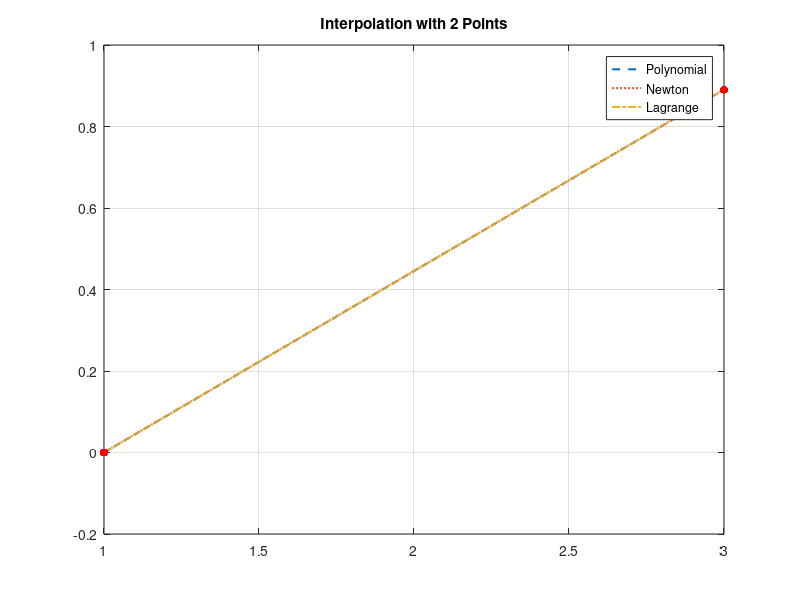
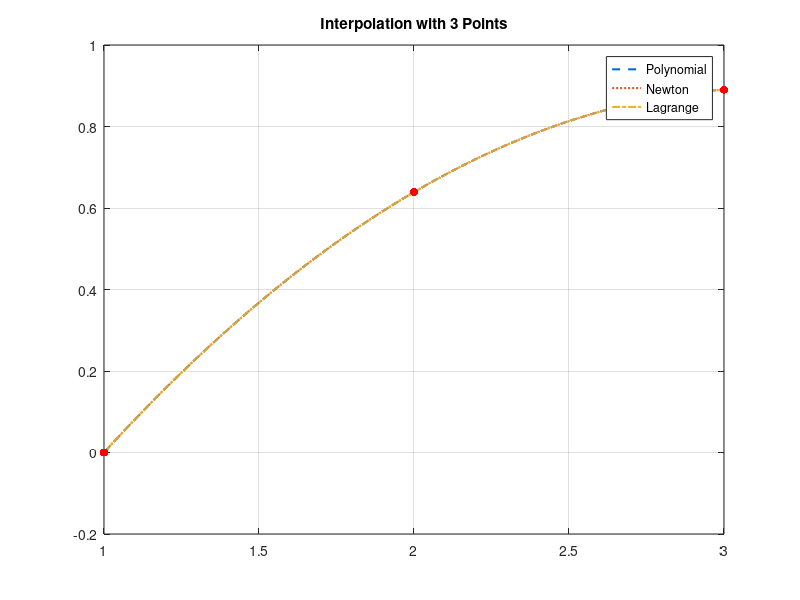
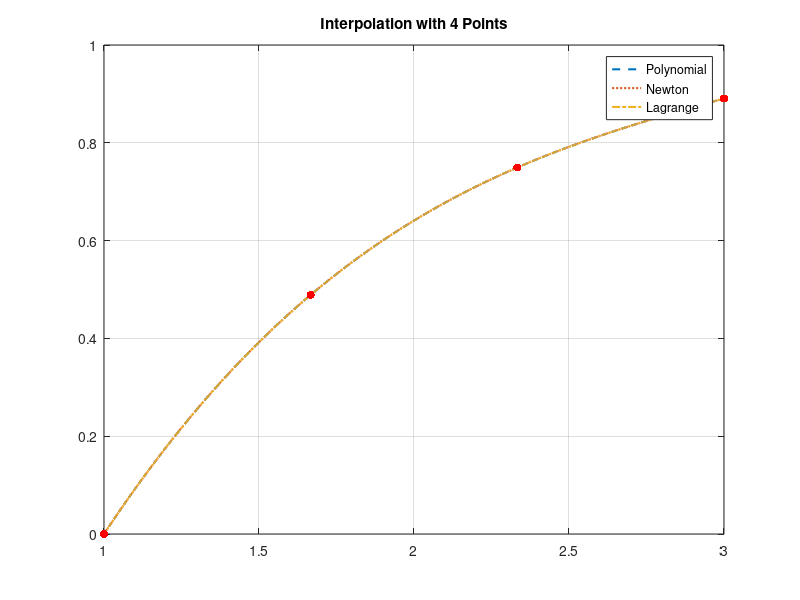
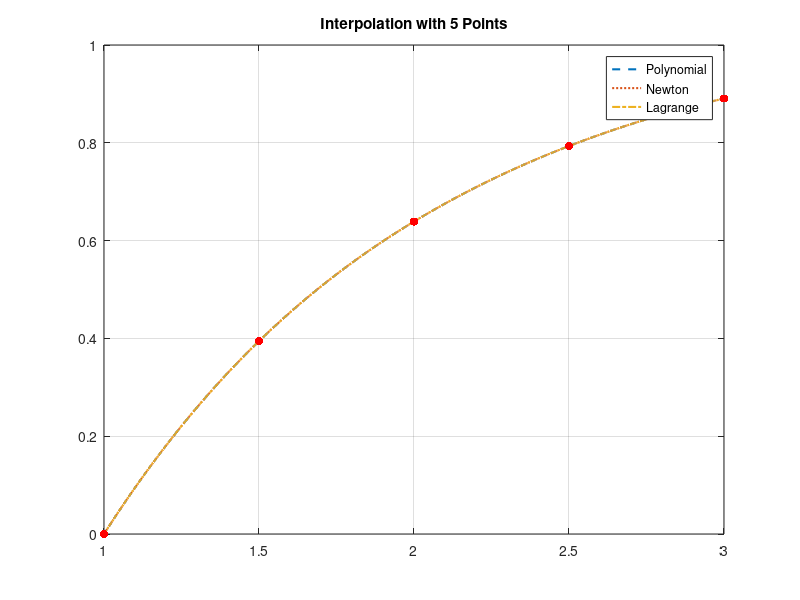

Source code (MATLAB) for these figures, in order:
f = @(x) sin(log(x));
x_exact = linspace(1, 3, 1000);
y_exact = f(x_exact);

function y_interp = newton_interpolation(x_data, y_data, x_interp)
    n = length(x_data);
    coef = divided_differences(x_data, y_data);
    y_interp = coef(n);
    for i = n-1:-1:1
        y_interp = coef(i) + (x_interp - x_data(i)) .* y_interp;
    end
end

function coef = divided_differences(x_data, y_data)
    n = length(x_data);
    coef = y_data;
    for j = 2:n
        for i = n:-1:j
            coef(i) = (coef(i) - coef(i-1)) / (x_data(i) - x_data(i-j+1));
        end
    end
end

function y_interp = lagrange_interpolation(x_data, y_data, x_interp)
    n = length(x_data);
    L = ones(n, length(x_interp));
    for i = 1:n
        for j = 1:n
            if j ~= i
                L(i, :) = L(i, :) .* (x_interp - x_data(j)) / (x_data(i) - x_data(j));
            end
        end
    end
    y_interp = zeros(1, length(x_interp));
    for i = 1:n
        y_interp = y_interp + y_data(i) * L(i, :);
    end
end


n_points = [2, 3, 4, 5, 6, 7, 8, 9, 10];

for n = n_points
    x_data = linspace(1, 3, n);
    y_data = f(x_data);
    poly_coef = polyfit(x_data, y_data, n-1);
    poly_interp = polyval(poly_coef, x_exact);
    newton_interp = newton_interpolation(x_data, y_data, x_exact);
    lagrange_interp = lagrange_interpolation(x_data, y_data, x_exact);
    figure;
    plot(x_exact, poly_interp, '--', 'LineWidth', 1.5); hold on;
    plot(x_exact, newton_interp, ':', 'LineWidth', 1.5);
    plot(x_exact, lagrange_interp, '-.', 'LineWidth', 1.5);
    scatter(x_data, y_data, 'r', 'filled');
    title(['Interpolation with ', num2str(n), ' Points']);
    legend('Polynomial', 'Newton', 'Lagrange', 'Location', 'Best');
    grid on;
end